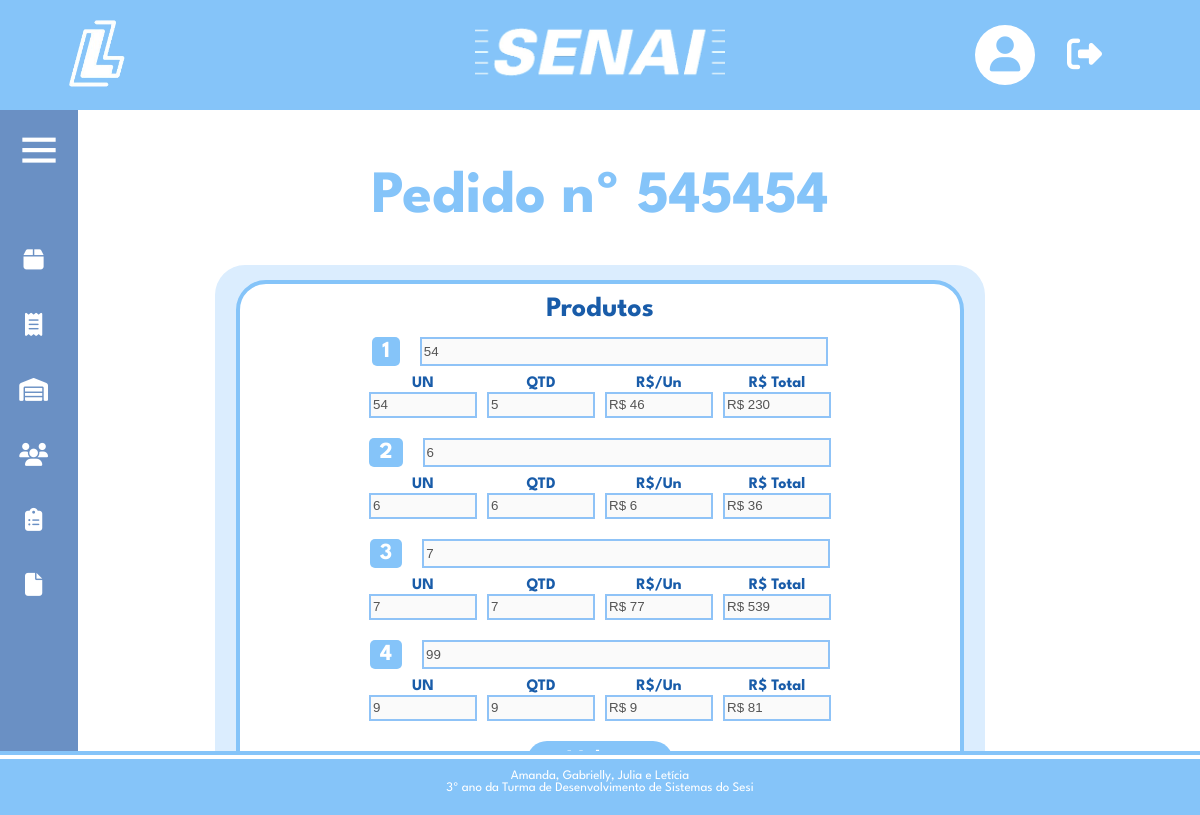
The app's page /pedido.php?pedido=545454 (signed in) with its own data.
### tables this page shows
CREATE TABLE `pedidos` (
  `id` int(11) NOT NULL,
  `pedido` int(11) NOT NULL,
  `produto` varchar(200) NOT NULL,
  `unidades` varchar(255) NOT NULL,
  `quantidades` int(11) NOT NULL,
  `valor` float NOT NULL,
  `total` float NOT NULL,
  `ncm` int(11) NOT NULL,
  `cst` int(11) NOT NULL,
  `cfop` int(11) NOT NULL,
  `doca` varchar(10) NOT NULL,
  `faltando` tinyint(11) NOT NULL,
  `avaria` tinyint(11) NOT NULL,
  `totalcompra` float NOT NULL,
  `posicao` varchar(2) NOT NULL,
  `cnpj` varchar(15) NOT NULL,
  `id_danfe` varchar(11) NOT NULL,
  `id_turma` int(11) NOT NULL
);

### pedido.php (the view, shortened to what this page needs)
<!DOCTYPE html>
<html lang="pt-BR">
<?php
include_once('config.php');
  if (isset($_SESSION['id_turma'])) {
    $id_turma = $_SESSION['id_turma'];
    $sql = "SELECT nome FROM turma WHERE id = '$id_turma'";
    $resultado = $conexao->query($sql);
  }
?>
    <link rel="stylesheet" type="text/css" href="estiloHome.css" media="screen"/>
    <link rel="stylesheet" type="text/css" href="estiloPedido.css" media="screen"/>
    <link href='https://unpkg.com/boxicons@2.0.7/css/boxicons.min.css' rel='stylesheet'>
</head>
<body>
<header class="header-topo">
    <div class="logSenai">
        <a href="homeP.php"><img src="imagens/logo-logsenai.png" alt="Minha Figura" width="75" height="auto"></a>
    </div>
    <div class="logo">
        <a href="homeP.php"><img src="imagens/senai-branco.png" alt="Minha Figura" width="250" height="auto"></a>
    </div>
    <div class="menu-header">
        <div class="dropdown-perfil">
            <a href="#" >
                <div class="circulo">
                    <i class="fa-solid fa-user"></i>
                </div>
            </a>
        </div>
        <a href="sair.php"><i class="fa-solid fa-right-from-bracket"></i></a>
    </div>
</header>
<div class="sidebar close">
    <div class="logo-details">
        <i class="bx bx-menu"></i>
    </div>
    <ul class="nav-links">
        <li>
            <div class="iocn-link">
                <a href="#">
                    <i class="fa-solid fa-box"></i>
                </a>
            </div>
        </li>
        <li>
            <div class="iocn-link">
                <a href="#">
                    <i class="fa-solid fa-receipt"></i>
                </a>
            </div>
        </li>
        <li>
        <div class="iocn-link">
            <a href="containerP.php">
            <i class="fa-solid fa-warehouse"></i>
            </a>
          </div>
        </li>
        <li>
        <div class="iocn-link">
            <a href="#">
            <i class="fa-solid fa-users"></i>
            </a>
            </div>
        </li>
        <li>
          <div class="iocn-link">
            <a href="#">
            <i class="fa-solid fa-clipboard-list fa-lg"></i>
            </a>
          </div>
        </li>
        <li>
          <a href="relatorios.php">
          <i class="fa-solid fa-file"></i>
          </a>
        </li>
    </ul>
</div>
<div class="conteudo">
    <div class="titulo-conteudo">
        <?php
            if (isset($_GET['pedido'])) {
                $pedido = $_GET['pedido'];
                $sql = "SELECT * FROM pedidos WHERE pedido = '$pedido'";
                $resultado = $conexao->query($sql);
            }
                    if (isset($pedido)) {
                        echo "<h1>Pedido nº $pedido</h1>";
                    }
        ?>
    </div>
    <div class="borda-quadro">
        <div class="borda">
            <div class="quadro-pedidos">
                <div class="titulo-quadro-pedidos"><p>Produtos</p></div>
                <div class="produtos">
                    <?php
                    if ($resultado && $resultado->num_rows > 0) {
                        $contador = 1;
                        while ($row = $resultado -> fetch_array()) {
                    ?>
                    <div class="produto">
                        <div class="linha1">
                            <div class="quadrado-numero"><p><?php echo $contador; ?></p></div>
                            <input type="text" name="produto" value="<?php echo $row['produto']; ?>" disabled>
                        </div>
                        <div class="linha2">
                            <div class="bloco">
                                <label>UN</label>
                                <input type="text" name="unidades" value="<?php echo $row['unidades']; ?>" disabled>
                            </div>
                            <div class="bloco">
                                <label>QTD</label>
                                <input type="text" name="quantidades" value="<?php echo $row['quantidades']; ?>" disabled>
                            </div>
                            <div class="bloco">
                                <label>R$/Un</label>
                                <input type="text" name="valor" value="R$ <?php echo $row['valor']; ?>" disabled>
                            </div>
                            <div class="bloco">
                                <label>R$ Total</label>
                                <input type="text" name="total" value="R$ <?php echo $row['total']; ?>" disabled>
                            </div>
                        </div>
                    </div>
                    <?php
                        $contador++;
                        }
                    } else {
                        echo "<p>Erro na consulta: " . $conexao->error . "</p>";
                        }
                    ?>
                </div>
                <div class="linhaFinal">
                    <a href="meuspedidos.php"><button>Voltar</button></a>
                </div>
            </div>
        </div>
    </div>
</div>
<?php
include_once('footer.php');
?>
</body>
</html>

### estiloHome.css (style rules this page uses)
body, html { height: 100%; width: 100%; margin: 0px; }
p { margin: 0; }
.header-topo { background-color: #85C4F9; width: 100%; height: auto; padding: 10px 0px; display: flex; justify-content: space-between; }
.logo { margin: 10px 5px 5px 10px; justify-self: center; }
.logSenai { margin: 5px 120PX 5px 5%; }
.menu-header { display: flex; align-items: center; justify-content: space-around; margin: 5px 8% 5px 5px }
.menu-header a { margin-left: 30px; display: flex; align-items: center; text-decoration: none; }
.menu-header i { font-size: 35px; color: #fff; margin: 0px 2px; }
.circulo { width: 60px; height: 60px; background-color: #fff; border-radius: 40px; display: flex; justify-content: center; align-items: center; }
.circulo i { color:#85C4F9; font-size: 35px; }
.titulo-conteudo { width: 100%; height: auto; display: flex; justify-content: center; }
.titulo-conteudo h1 { font-size: 60px; font-weight: bold; font-family: "League Spartan", sans-serif; color: #85C4F9; margin-top: 60px; }
.sidebar { position: fixed; left: 0; height: 100%; width: 260px; background: #6A90C4; transition: all 0.5s ease; }
.sidebar.close { width: 78px; }
.sidebar .logo-details { height: 60px; width: 100%; display: flex; align-items: center; margin-top: 10px; }
.sidebar .logo-details i { font-size: 50px; color: #fff; height: 50px; min-width: 78px; text-align: center; line-height: 50px; }
.sidebar .nav-links { height: 100%; padding: 30px 0 150px 0; overflow: auto; }
.sidebar.close .nav-links { overflow: visible; }
.sidebar .nav-links li { position: relative; list-style: none; transition: all 0.4s ease; }
.sidebar .nav-links li .iocn-link { display: flex; align-items: center; justify-content: space-between; }
.sidebar.close .nav-links li .iocn-link { display: block }
.sidebar .nav-links li i { height: 65px; min-width: 67px; text-align: center; line-height: 66px; color: #fff; font-size: 23px; cursor: pointer; transition: all 0.3s ease; }
.sidebar .nav-links li a { display: flex; align-items: center; text-decoration: none; }
.bx-menu { cursor:pointer; }

### estiloPedido.css (style rules this page uses)
.quadro-pedidos { background-color: #fff; border: 4px solid #85c4f9; border-radius: 30px; padding: 10px; width: 700px; }
.borda-quadro { width: 100%; justify-content: center; display: flex; height: auto; }
.borda { width: 770px; height: 550px; background-color: #dbedfe; display: flex; justify-content: center; align-items: center; border-radius: 30px; }
.titulo-quadro-pedidos { width: 100%; display: flex; margin-top: 2px; justify-content: center; margin-bottom: 15px; }
.titulo-quadro-pedidos p { color: #195ca9; font-size: 28px; font-family: "League Spartan", sans-serif; font-weight: 700; }
.linha1 { display: flex; width: 100%; justify-content: center; margin-top: 10px; margin-bottom: 10px; }
.linha1 input { width: 400px; margin-left: 20px; border: 2px solid #8fc3f7; }
.quadrado-numero { background-color: #85c4f9;border-radius: 5px; padding: 4px 10px; text-align: center; }
.quadrado-numero p { font-family: "League Spartan", sans-serif; color:#fff; font-weight: 700; font-size: 23px; }
.linha2 { display: flex; justify-content: center; }
.linha2 input { border: 2px solid #8fc3f7; margin: 0px 5px; height: 20px; width: 100px; margin-top: 1px; }
.linha2 label { color: #195ca9; font-size: 16px; font-weight: 700; font-family: "League Spartan", sans-serif; }
.bloco { display: flex; flex-direction: column; align-items: center; }
.produto { margin-bottom: 20px; }
.linhaFinal { width: 100%; display: flex; justify-content: center; margin-bottom: 5px; }
.linhaFinal button { border: none; background-color: #85c4f9; color: #fff; font-size: 25px; font-weight: 600; font-family: "League Spartan", sans-serif; padding: 8px 40px; border-radius: 30px; }

### records on screen
pedidos: produto "54", unidades "54", quantidades "5", valor "R$ 46", total "R$ 230"
pedidos: produto "6", unidades "6", quantidades "6", valor "R$ 6", total "R$ 36"
pedidos: produto "7", unidades "7", quantidades "7", valor "R$ 77", total "R$ 539"
pedidos: produto "99", unidades "9", quantidades "9", valor "R$ 9", total "R$ 81"

### other values on screen
$pedido "545454"
